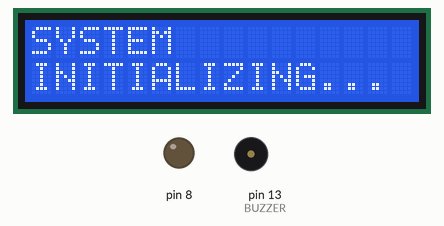
This sketch was run on a simulated Arduino Uno, built with avr-gcc and run on an emulated ATmega328P. On the bench: 16×2 character LCD, output pins drawn as LEDs (lit = HIGH), buzzer (waves = sounding). At 25.6 s the program stops and its outputs stay as they are.

Above: at 0.1 s.
At 1.72 s:
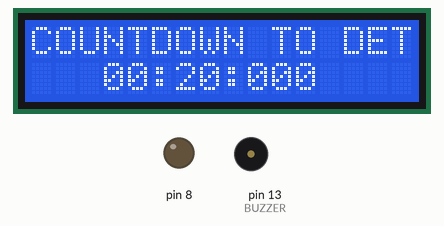
At 21.6 s:
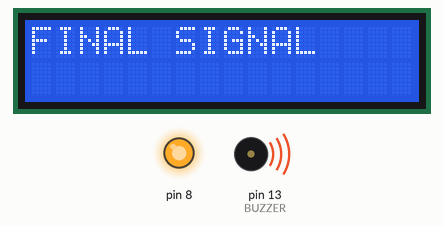
At 25.6 s:
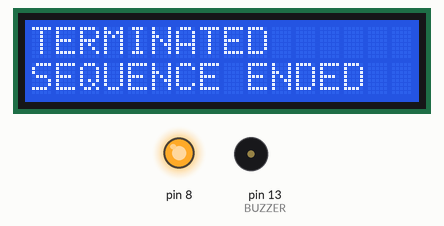
Timing chart, 0 to 27.1 s (numbered marks = the images above):
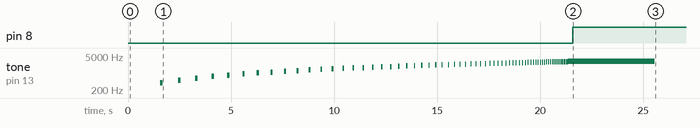

The sketch:

Countdown_V1.ino
```cpp
#include <LiquidCrystal.h>

#define BUZZER 13

// LCD: RS, E, D4, D5, D6, D7
LiquidCrystal lcd(12, 10, 5, 4, 3, 2);

unsigned long inicio;
unsigned long ultimoPitido = 0;
unsigned long inicioPitido = 0;

bool pitando = false;
bool finalizado = false;

void setup() {

  lcd.begin(16, 2);

  pinMode(BUZZER, OUTPUT);

  lcd.setCursor(0, 0);
  lcd.print("SYSTEM");

  lcd.setCursor(0, 1);
  lcd.print("INITIALIZING...");

  delay(1500);

  lcd.clear();

  inicio = millis();
}

void loop() {

  unsigned long ahora = millis();

  unsigned long transcurrido = ahora - inicio;

  // FINAL: TONO CONTINUO DURANTE 4 SEGUNDOS
  if (transcurrido >= 20000) {

    if (!finalizado) {

      finalizado = true;

      noTone(BUZZER);

      lcd.clear();
      lcd.setCursor(0, 0);
      lcd.print("FINAL SIGNAL");

      tone(BUZZER, 3000);
      pinMode(8, OUTPUT);
      digitalWrite(8, HIGH);


      inicioPitido = ahora;
    }

    // Detener tono despues de 4 segundos
    if (ahora - inicioPitido >= 4000) {

      noTone(BUZZER);

      lcd.clear();
      lcd.setCursor(0, 0);
      lcd.print("TERMINATED");

      lcd.setCursor(0, 1);
      lcd.print("SEQUENCE ENDED");

      while (true) {
        noTone(BUZZER);
      }
    }

    return;
  }

  // TIEMPO RESTANTE
  unsigned long restante = 20000 - transcurrido;

  int segundos = restante / 1000;
  int milisegundos = restante % 1000;

  // MOSTRAR CONTADOR
  lcd.setCursor(0, 0);
  lcd.print("COUNTDOWN TO DET    ");

  lcd.setCursor(0, 1);

  lcd.print("   00:");

  if (segundos < 10) lcd.print("0");

  lcd.print(segundos);
  lcd.print(":");

  if (milisegundos < 100) lcd.print("0");
  if (milisegundos < 10) lcd.print("0");

  lcd.print(milisegundos);
  lcd.print(" ");

  // FRECUENCIA: GRAVE -> AGUDO
  int tono = map(transcurrido, 0, 20000, 400, 3000);

  // INTERVALO: LENTO -> RAPIDO
  int intervalo = map(transcurrido, 0, 20000, 900, 40);

  // DURACION DE CADA PITIDO
  int duracion = map(transcurrido, 0, 20000, 120, 25);

  // APAGAR PITIDO ANTERIOR
  if (pitando && ahora - inicioPitido >= (unsigned long)duracion) {

    noTone(BUZZER);
    pitando = false;
  }

  // GENERAR SIGUIENTE PITIDO
  if (!pitando && ahora - ultimoPitido >= (unsigned long)intervalo) {

    tone(BUZZER, tono);

    pitando = true;

    inicioPitido = ahora;
    ultimoPitido = ahora;
  }
}
```

Measured:
- by itself, pin 8: LOW → HIGH at 21.6 s
- by itself, tone on pin 13 (BUZZER): plays 400 Hz for 0.12 s, 512 Hz for 0.12 s, 620 Hz for 0.12 s, 723 Hz for 0.11 s, 822 Hz for 0.11 s, 918 Hz for 0.11 s … (74 notes in this stretch)
- what the display in image 2 shows lasts 4.0 s, from 21.6 s to 25.6 s
